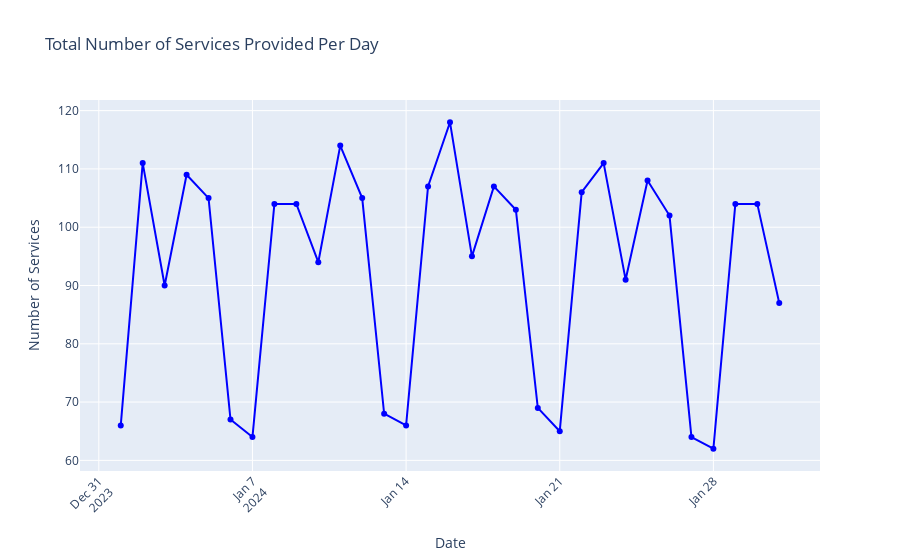

Here is the notebook cell this chart was saved with:
### Markdown cell above
# Additional EDA for segmentation

### Code cell
services_per_day = jan24_df.groupby('Date').size()

fig = go.Figure()
fig.add_trace(go.Scatter(x=services_per_day.index, y=services_per_day.values, mode='lines+markers', marker_color='blue'))
fig.update_layout(title='Total Number of Services Provided Per Day', xaxis_title='Date', yaxis_title='Number of Services', xaxis_tickangle=-45)
fig.show()

### Figure 1 — Plotly figure (JSON) as saved in the notebook; plotly's stock layout.template omitted (floating-point values rounded to 4 significant figures)
{"data": [{"marker": {"color": "blue"}, "mode": "lines+markers", "type": "scatter", "x": ["2024-01-01T00:00:00", "2024-01-02T00:00:00", "2024-01-03T00:00:00", "2024-01-04T00:00:00", "2024-01-05T00:00:00", "2024-01-06T00:00:00", "2024-01-07T00:00:00", "2024-01-08T00:00:00", "2024-01-09T00:00:00", "2024-01-10T00:00:00", "2024-01-11T00:00:00", "2024-01-12T00:00:00", "2024-01-13T00:00:00", "2024-01-14T00:00:00", "2024-01-15T00:00:00", "2024-01-16T00:00:00", "2024-01-17T00:00:00", "2024-01-18T00:00:00", "2024-01-19T00:00:00", "2024-01-20T00:00:00", "2024-01-21T00:00:00", "2024-01-22T00:00:00", "2024-01-23T00:00:00", "2024-01-24T00:00:00", "2024-01-25T00:00:00", "2024-01-26T00:00:00", "2024-01-27T00:00:00", "2024-01-28T00:00:00", "2024-01-29T00:00:00", "2024-01-30T00:00:00", "2024-01-31T00:00:00"], "y": [66, 111, 90, 109, 105, 67, 64, 104, 104, 94, 114, 105, 68, 66, 107, 118, 95, 107, 103, 69, 65, 106, 111, 91, 108, 102, 64, 62, 104, 104, 87]}], "layout": {"title": {"text": "Total Number of Services Provided Per Day"}, "xaxis": {"tickangle": -45, "title": {"text": "Date"}}, "yaxis": {"title": {"text": "Number of Services"}}}}
